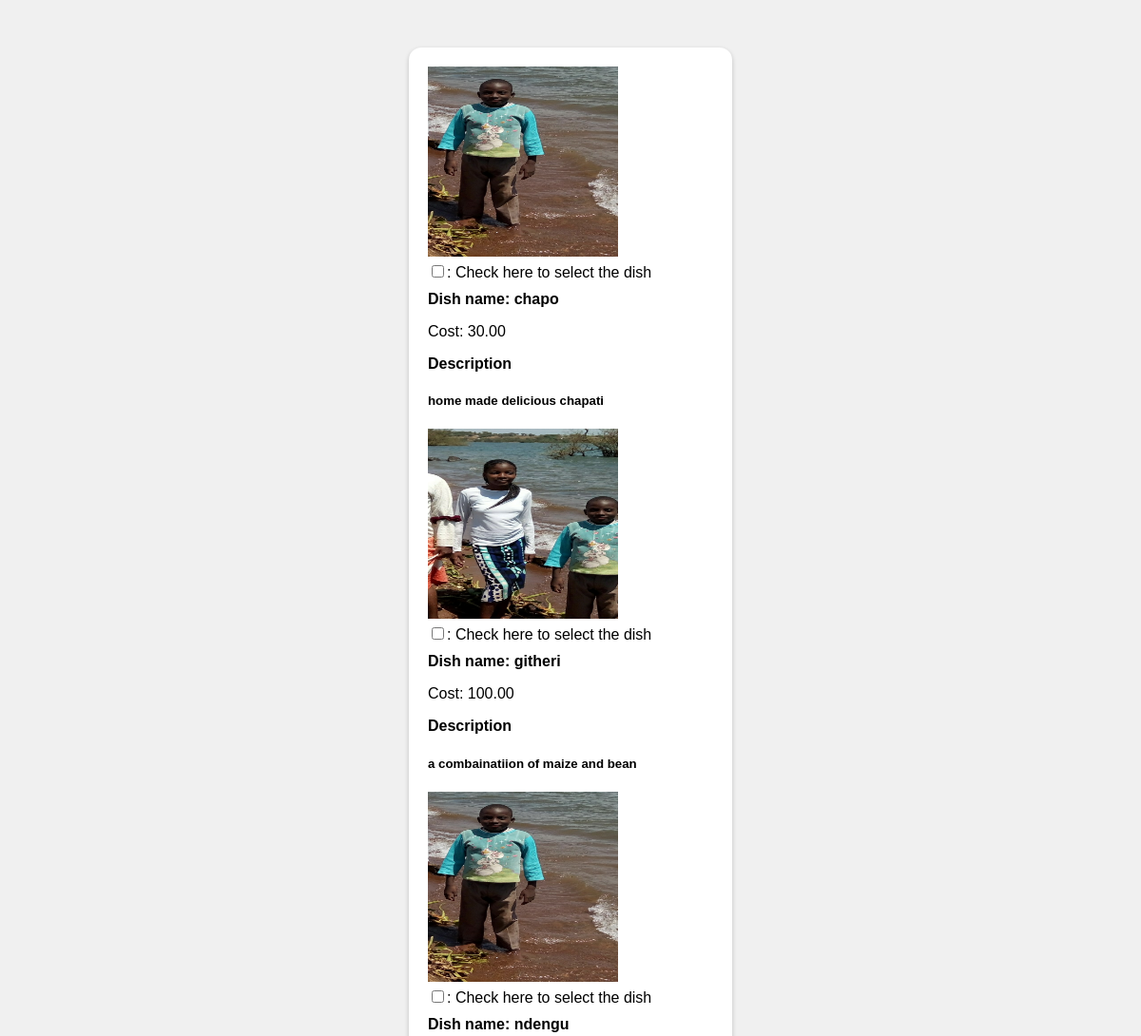
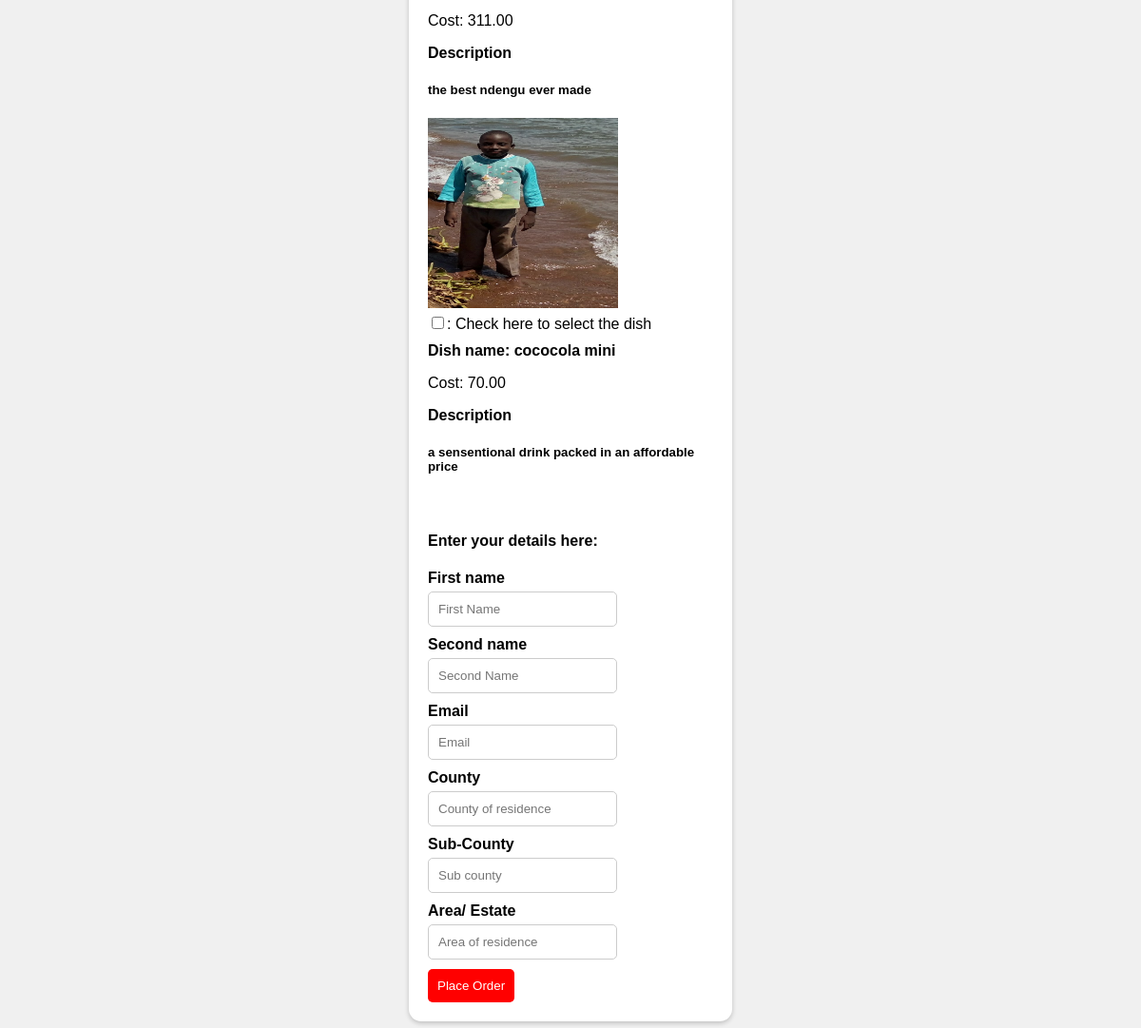
The page /order/ on the database its author committed (2 pictures, top to bottom).
### customer/models.py (models this page shows, shortened)
class MenuItem(models.Model):
    name = models.CharField(max_length=30)
    description = models.TextField(max_length=500)
    image = models.ImageField(upload_to='menuitem_images')
    price = models.DecimalField(max_digits=5, decimal_places=2)
    category = models.ManyToManyField(to='category', related_name='item')

### customer/views.py (the view, shortened to what this page needs)
# urls.py: path('order/', Order.as_view(), name='order'),
class Order(View):
    def get(self, request):
        carbohydrates = MenuItem.objects.filter(category__name__contains='carbohydrate')
        proteins = MenuItem.objects.filter(category__name__contains='protein')
        soft_drinks = MenuItem.objects.filter(category__name__contains='soft drink')
        beverage_drinks = MenuItem.objects.filter(category__name__contains='beverage drink')
        vitamins = MenuItem.objects.filter(category__name__contains='vitamins')
        context = {
            'carbs': carbohydrates,
            'prots': proteins,
            'soft': soft_drinks,
            'beverage': beverage_drinks,
            'vitamins': vitamins,
        }
        return render(request, template_name='customer/order.html', context=context)

### customer/templates/customer/order.html (shortened to what this page needs)
<!DOCTYPE html>
<html lang="en">
<head>
</head>
<body>
    <div class="form-container">
        <form method="post">
            <div>
                {% for car in carbs%}
                    <div>
                        <img src="{{car.image.url}}" width="200" height="200"/>
                    </div>
                    <div>
                        <div>
                            <input type="checkbox" name="items[]" value="{{car.pk}}">: Check here to select the dish
                            <label>Dish name: {{ car.name }}</label>
                        </div>
                        <p>Cost: {{ car.price }}</p>
                    </div>
                <div>
                    <label>Description</label>
                    <h5>{{ car.description }}</h5>
                </div>
                {% endfor %}
                {% for car in prots%}
                    <div>
                        <img src="{{car.image.url}}" width="200" height="200"/>
                    </div>
                    <div>
                        <div>
                            <input type="checkbox" name="items[]" value="{{car.pk}}">: Check here to select the dish
                            <label>Dish name: {{ car.name }}</label>
                        </div>
                        <p>Cost: {{ car.price }}</p>
                    </div>
                <div>
                    <label>Description</label>
                    <h5>{{ car.description }}</h5>
                </div>
                {% endfor %}
                {% for car in soft%}
                    <div>
                        <img src="{{car.image.url}}" width="200" height="200"/>
                    </div>
                    <div>
                        <div>
                            <input type="checkbox" name="items[]" value="{{car.pk}}">: Check here to select the dish
                            <label>Dish name: {{ car.name }}</label>
                        </div>
                        <p>Cost: {{ car.price }}</p>
                    </div>
                <div>
                    <label>Description</label>
                    <h5>{{ car.description }}</h5>
                </div>
                {% endfor %}
            </div>
            <br>
            <div>
                <h4>Enter your details here: </h4>
                <div>
                    <label>First name</label>
                    <input type="text" name="first_name" placeholder="First Name" required>
                    <br>
                    <label>Second name</label>
                    <input type="text" name="second_name" placeholder="Second Name" required>
                    <br>
                    <label>Email</label>
                    <input type="email" name="email" placeholder="Email" required>
                    <br>
                    <label>County</label>
                    <input type="text" name="county" placeholder="County of residence">
                    <label>Sub-County</label>
                    <input type="text" name="sub-county" placeholder="Sub county">
                    <label>Area/ Estate</label>
                    <input type="text" name="area" placeholder="Area of residence">
                </div>
            </div>
            <span>
                <button class="button">Place Order</button>
            </span>
        </form>
    </div>
</body>
</html>

### customer/templates/customer/order.html (style rules this page uses)
body { font-family: Arial, sans-serif; margin: 10; padding: 10; background-color: #f0f0f0; }
button { background-color: #f00; color: #fff; padding: 10px; border: none; border-radius: 5px; cursor: pointer; margin-top: 10px; }
.form-container { width: 300px; margin: 50px auto; background-color: #fff; padding: 20px; border-radius: 13px; box-shadow: 0px 2px 5px rgba(0, 0, 0, 0.2); }
label { display: block; margin-top: 10px; font-weight: bold; }
input { padding: 10px; margin-top: 5px; border: 1px solid #ccc; border-radius: 5px; }

### rows shown on the page
MenuItem: image (picture), name "chapo", price "30.00", description "home made delicious chapati"
MenuItem: image (picture), name "githeri", price "100.00", description "a combainatiion of maize and bean"
MenuItem: image (picture), name "ndengu", price "311.00", description "the best ndengu ever made"
MenuItem: image (picture), name "cococola mini", price "70.00", description "a sensentional drink packed in an affordable price"
